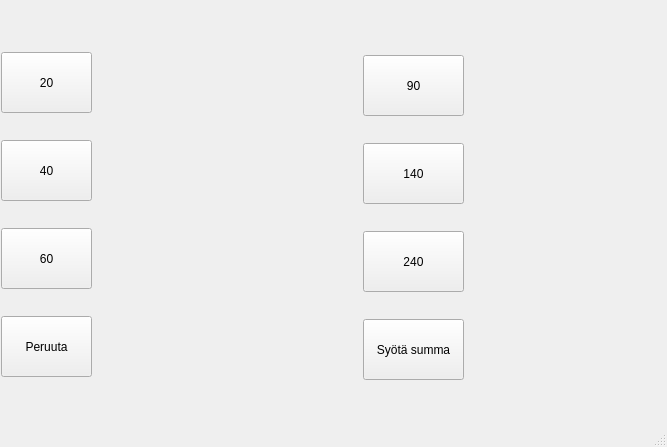
<?xml version="1.0" encoding="UTF-8"?>
<ui version="4.0">
 <class>Nosto</class>
 <widget class="QMainWindow" name="Nosto">
  <property name="geometry">
   <rect>
    <x>0</x>
    <y>0</y>
    <width>667</width>
    <height>447</height>
   </rect>
  </property>
  <property name="windowTitle">
   <string>MainWindow</string>
  </property>
  <widget class="QWidget" name="centralwidget">
   <widget class="QPushButton" name="pushButton">
    <property name="geometry">
     <rect>
      <x>1</x>
      <y>228</y>
      <width>91</width>
      <height>61</height>
     </rect>
    </property>
    <property name="text">
     <string>60</string>
    </property>
   </widget>
   <widget class="QPushButton" name="pushButton_nosta40">
    <property name="geometry">
     <rect>
      <x>1</x>
      <y>140</y>
      <width>91</width>
      <height>61</height>
     </rect>
    </property>
    <property name="text">
     <string>40</string>
    </property>
   </widget>
   <widget class="QPushButton" name="pushButton_nosta20">
    <property name="geometry">
     <rect>
      <x>1</x>
      <y>52</y>
      <width>91</width>
      <height>61</height>
     </rect>
    </property>
    <property name="text">
     <string>20</string>
    </property>
   </widget>
   <widget class="QPushButton" name="pushButton_Cancel">
    <property name="geometry">
     <rect>
      <x>1</x>
      <y>316</y>
      <width>91</width>
      <height>61</height>
     </rect>
    </property>
    <property name="text">
     <string>Peruuta</string>
    </property>
   </widget>
   <widget class="QPushButton" name="pushButton_nostasumma">
    <property name="geometry">
     <rect>
      <x>363</x>
      <y>319</y>
      <width>101</width>
      <height>61</height>
     </rect>
    </property>
    <property name="text">
     <string>Syötä summa</string>
    </property>
   </widget>
   <widget class="QPushButton" name="pushButton_nosta140">
    <property name="geometry">
     <rect>
      <x>363</x>
      <y>143</y>
      <width>101</width>
      <height>61</height>
     </rect>
    </property>
    <property name="text">
     <string>140</string>
    </property>
   </widget>
   <widget class="QPushButton" name="pushButton_nosta240">
    <property name="geometry">
     <rect>
      <x>363</x>
      <y>231</y>
      <width>101</width>
      <height>61</height>
     </rect>
    </property>
    <property name="text">
     <string>240</string>
    </property>
   </widget>
   <widget class="QPushButton" name="pushButton_nosta90">
    <property name="geometry">
     <rect>
      <x>363</x>
      <y>55</y>
      <width>101</width>
      <height>61</height>
     </rect>
    </property>
    <property name="text">
     <string>90</string>
    </property>
   </widget>
  </widget>
  <widget class="QMenuBar" name="menubar">
   <property name="geometry">
    <rect>
     <x>0</x>
     <y>0</y>
     <width>667</width>
     <height>27</height>
    </rect>
   </property>
  </widget>
  <widget class="QStatusBar" name="statusbar"/>
 </widget>
 <resources/>
 <connections/>
</ui>
